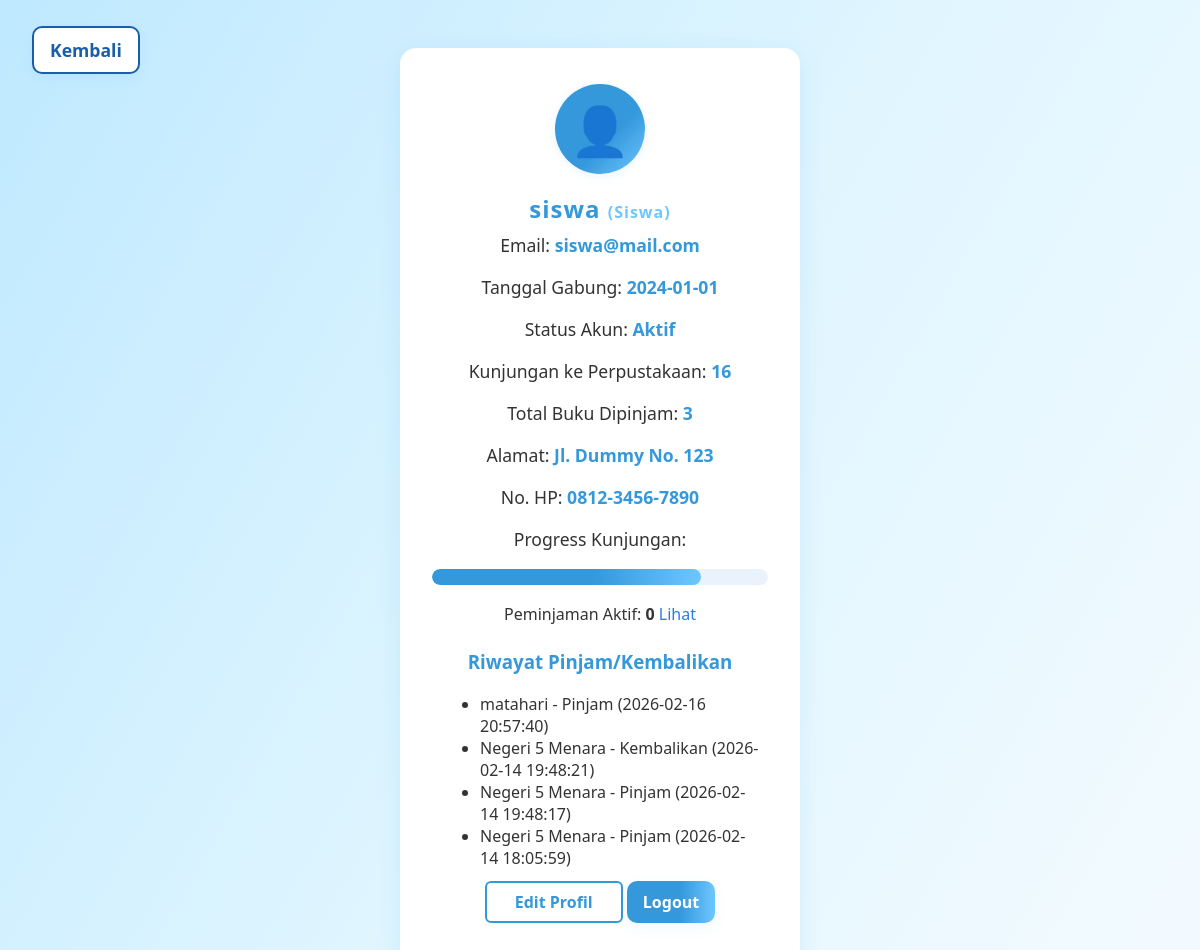
Page /profil.php (signed in) on the committed database.
### tables this page shows
CREATE TABLE `riwayat` (
  `id` int(11) NOT NULL,
  `id_user` int(11) DEFAULT NULL,
  `id_buku` int(11) DEFAULT NULL,
  `aksi` varchar(20) DEFAULT NULL,
  `tanggal` datetime DEFAULT NULL
);

CREATE TABLE `buku` (
  `id_buku` int(11) NOT NULL,
  `judul` varchar(100) DEFAULT NULL,
  `penulis` varchar(100) DEFAULT NULL,
  `penerbit` varchar(100) DEFAULT NULL,
  `tahun_terbit` year(4) DEFAULT NULL,
  `stok` int(11) DEFAULT NULL,
  `rak` varchar(20) DEFAULT NULL,
  `status` varchar(20) DEFAULT NULL,
  `foto` varchar(255) DEFAULT NULL,
  `deskripsi` text DEFAULT NULL,
  `jumlah_halaman` int(11) DEFAULT NULL
);

### profil.php (the view, shortened to what this page needs)
<?php
$nama = $_SESSION['nama'];
$role = isset($_SESSION['role']) ? $_SESSION['role'] : 'siswa';
$kunjungan = rand(1, 20);
$email = strtolower($nama) . '@mail.com';
$tanggal_gabung = '2024-01-01';
$total_pinjam = rand(0, 10);
$status = 'Aktif';
?>
<!DOCTYPE html>
<html>
<head>
    <link rel="stylesheet" href="assets/css/style.css">
</head>
<body>
<div class="profile-container">
    <div class="profile-avatar">
        <?php if (file_exists('assets/img/avatar.png')): ?>
            <img src="assets/img/avatar.png" alt="Avatar" style="width:80px;height:80px;border-radius:50%;object-fit:cover;">
        <?php else: ?>
            <span>👤</span>
        <?php endif; ?>
    </div>
    <div class="profile-name"><?= $nama; ?> <span class="profile-role">(<?= ucfirst($role); ?>)</span></div>
    <div class="profile-info">
        <div>Email: <span class="profile-count"><?= $email; ?></span></div>
        <div>Tanggal Gabung: <span class="profile-count"><?= $tanggal_gabung; ?></span></div>
        <div>Status Akun: <span class="profile-count"><?= $status; ?></span></div>
        <div>Kunjungan ke Perpustakaan: <span class="profile-count"><?= $kunjungan; ?></span></div>
        <div>Total Buku Dipinjam: <span class="profile-count"><?= $total_pinjam; ?></span></div>
        <div>Alamat: <span class="profile-count">Jl. Dummy No. 123</span></div>
        <div>No. HP: <span class="profile-count">0812-3456-7890</span></div>
        <div style="margin-top:18px;">Progress Kunjungan:</div>
        <div class="profile-progress">
            <div class="profile-progress-bar" style="width:<?= min(100, $kunjungan*5); ?>%"></div>
        </div>
    </div>
    <?php
    include 'config/koneksi.php';
    $id_user = isset($_SESSION['id_user']) ? $_SESSION['id_user'] : 0;
    $q = mysqli_query($koneksi, "SELECT COUNT(*) as cnt FROM peminjaman WHERE id_user='$id_user' AND status<>'Kembali'");
    $c = mysqli_fetch_assoc($q);
    $active_borrow = $c ? intval($c['cnt']) : 0;
    ?>
    <div style="margin-top:8px;">Peminjaman Aktif: <strong><?= $active_borrow; ?></strong> <a href="user_peminjaman.php">Lihat</a></div>
    <div class="profile-history">
        <h3 style="color:#3498db;margin-top:24px;">Riwayat Pinjam/Kembalikan</h3>
        <ul style="text-align:left;max-width:320px;margin:0 auto;">
        <?php
        include 'config/koneksi.php';
        $id_user = isset($_SESSION['id_user']) ? $_SESSION['id_user'] : 0;
        $riwayat = mysqli_query($koneksi, "SELECT r.*, b.judul FROM riwayat r JOIN buku b ON r.id_buku = b.id_buku WHERE r.id_user='$id_user' ORDER BY r.tanggal DESC LIMIT 10");
        while ($row = mysqli_fetch_assoc($riwayat)) {
            echo '<li>' . htmlspecialchars($row['judul']) . ' - ' . $row['aksi'] . ' (' . $row['tanggal'] . ')</li>';
        }
        ?>
        </ul>
    </div>
        <a href="edit_profil.php" class="profile-edit">Edit Profil</a>
        <a href="logout.php" class="profile-logout">Logout</a>
    <div class="profile-top-bar">
        <a href="test_buku.php" class="profile-back">Kembali</a>
    </div>
</div>
</body>
</html>

### assets/css/style.css (style rules this page uses)
.profile-top-bar { position: fixed; top: 0; left: 0; z-index: 100; padding: 18px 32px; }
.profile-back { background: linear-gradient(90deg, #3498db 60%, #6ec6ff 100%); color: #fff; padding: 10px 28px; border-radius: 8px; font-weight: 600; font-size: 1.1rem; text-decoration: none; box-shadow: 0 2px 8px rgba(52,152,219,0.08); transition: background 0.2s; }
.profile-info > div { margin-bottom: 18px; }
.profile-progress { width: 100%; background: #eaf3fb; border-radius: 8px; height: 16px; margin: 8px 0 18px 0; overflow: hidden; }
.profile-progress-bar { height: 100%; background: linear-gradient(90deg, #3498db 60%, #6ec6ff 100%); border-radius: 8px; transition: width 0.5s; }
.profile-back { display: inline-block; background: #fff; color: #195fa7; border: 2px solid #195fa7; padding: 8px 28px; border-radius: 6px; font-weight: 600; text-decoration: none; margin-top: 8px; margin-bottom: 8px; transition: background 0.2s, color 0.2s; }
.profile-edit { display: inline-block; background: #fff; color: #3498db; border: 2px solid #3498db; padding: 8px 28px; border-radius: 6px; font-weight: 600; text-decoration: none; margin-top: 8px; margin-bottom: 8px; transition: background 0.2s, color 0.2s; }
.profile-container { max-width: 400px; margin: 48px auto; background: #fff; border-radius: 16px; box-shadow: 0 6px 24px rgba(52,152,219,0.13); padding: 36px 32px 32px 32px; text-align: center; }
.profile-avatar { width: 90px; height: 90px; margin: 0 auto 18px auto; background: linear-gradient(135deg, #3498db 60%, #6ec6ff 100%); border-radius: 50%; display: flex; align-items: center; justify-content: center; box-shadow: 0 2px 8px rgba(52,152,219,0.12); font-size: 48px; color: #fff; }
.profile-name { color: #3498db; font-size: 1.5rem; font-weight: 700; margin-bottom: 8px; letter-spacing: 1px; }
.profile-role { color: #6ec6ff; font-size: 1rem; font-weight: 600; }
.profile-info { margin-bottom: 18px; font-size: 1.1rem; color: #333; }
.profile-count { color: #3498db; font-weight: 700; }
.profile-logout { display: inline-block; background: linear-gradient(90deg, #3498db 60%, #6ec6ff 100%); color: #fff; padding: 10px 32px; border-radius: 6px; font-weight: 600; text-decoration: none; margin-top: 12px; box-shadow: 0 2px 8px rgba(52,152,219,0.08); transition: background 0.2s; }
*, *::before, *::after { box-sizing: border-box; }
body { font-family: 'Segoe UI', Arial, sans-serif; background: linear-gradient(120deg, #bfe9ff 0%, #dff5ff 50%, #f4fbff 100%); color: #333; margin: 0; padding: 0; -webkit-font-smoothing: antialiased; -moz-osx-font-smoothing: grayscale; }
button, .btn-kembali, .book-action a, .top-profile, .profile-back, .profile-logout { display: inline-flex; align-items: center; justify-content: center; gap: 6px; padding: 10px 16px; border-radius: 10px; cursor: pointer; box-shadow: 0 4px 14px rgba(52,152,219,0.08); }
a { color: #2d7be0; text-decoration: none; font-weight: 500; }

### rows in the picture
riwayat: id_buku.judul "matahari", aksi "Pinjam", tanggal "2026-02-16 20:57:40"
riwayat: id_buku.judul "Negeri 5 Menara", aksi "Kembalikan", tanggal "2026-02-14 19:48:21"
riwayat: id_buku.judul "Negeri 5 Menara", aksi "Pinjam", tanggal "2026-02-14 19:48:17"
riwayat: id_buku.judul "Negeri 5 Menara", aksi "Pinjam", tanggal "2026-02-14 18:05:59"

### other values in the picture
$nama "siswa"
$role "Siswa"
$email "siswa@mail.com"
$tanggal_gabung "2024-01-01"
$status "Aktif"
$active_borrow "0"
